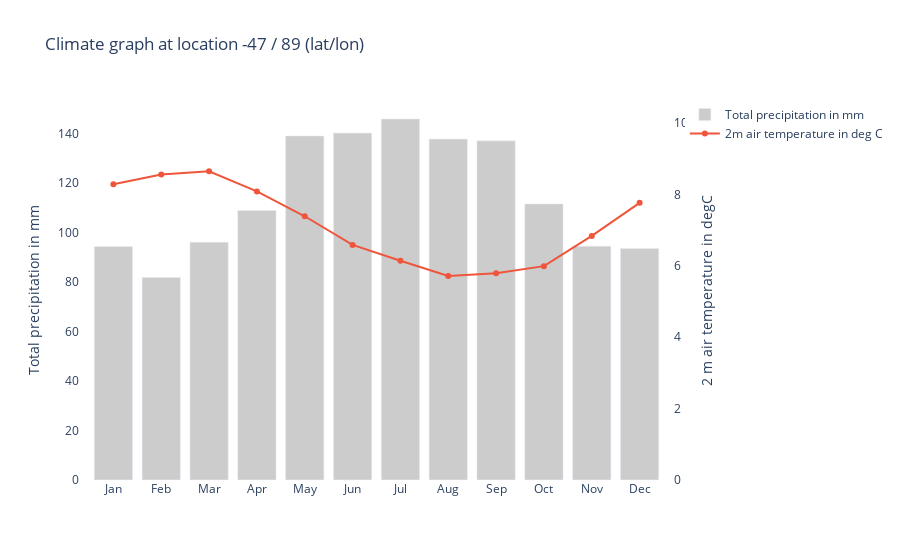

The cell this chart's notebook holds for it:
### Markdown cell above
For `precipitation`, we define a `barplot` and for `temperature` we define a `lineplot`. With the `data` and `layout` kwargs, we can bring everything together. 

The result is a climate graph for the specified location.

### Code cell
tp = go.Bar(
        x=['Jan', 'Feb', 'Mar', 'Apr', 'May', 'Jun','Jul', 'Aug', 'Sep', 'Oct', 'Nov', 'Dec'],
        y=ydata_tp,
        name='Total precipitation in mm',
        marker=dict(
            color='rgb(204,204,204)',
        ))
    
t2m = go.Scatter(
        x=['Jan', 'Feb', 'Mar', 'Apr', 'May', 'Jun','Jul', 'Aug', 'Sep', 'Oct', 'Nov', 'Dec'],
        y=ydata_t2m,
        name="2m air temperature in deg C",
        yaxis='y2')

data = [tp,t2m]
layout = go.Layout(
        title='Climate graph at location '+ str(round(lat.value,2)) + ' / '+ str(round(lon.value,2)) + ' (lat/lon)',
        yaxis=dict(
            title="Total precipitation in mm"
        ),
        yaxis2=dict(
            title="2 m air temperature in degC",
            overlaying='y',
            side='right',
            range=[0,max(ydata_t2m)+2]
        ),
        plot_bgcolor='white'
    )

fig = go.Figure(data=data, layout=layout)
fig

### Figure 1 — Plotly figure (JSON) as saved in the notebook; plotly's stock layout.template omitted (floating-point values rounded to 4 significant figures)
{"data": [{"marker": {"color": "rgb(204,204,204)"}, "name": "Total precipitation in mm", "type": "bar", "x": ["Jan", "Feb", "Mar", "Apr", "May", "Jun", "Jul", "Aug", "Sep", "Oct", "Nov", "Dec"], "y": [94.3, 81.78, 96.05, 108.8, 138.9, 140.1, 145.8, 137.7, 137.0, 111.5, 94.44, 93.45]}, {"name": "2m air temperature in deg C", "type": "scatter", "x": ["Jan", "Feb", "Mar", "Apr", "May", "Jun", "Jul", "Aug", "Sep", "Oct", "Nov", "Dec"], "y": [8.289, 8.56, 8.65, 8.088, 7.392, 6.589, 6.144, 5.716, 5.794, 5.994, 6.841, 7.769], "yaxis": "y2"}], "layout": {"plot_bgcolor": "white", "title": {"text": "Climate graph at location -47 / 89 (lat/lon)"}, "yaxis": {"title": {"text": "Total precipitation in mm"}}, "yaxis2": {"overlaying": "y", "range": [0, 10.65], "side": "right", "title": {"text": "2 m air temperature in degC"}}}}
